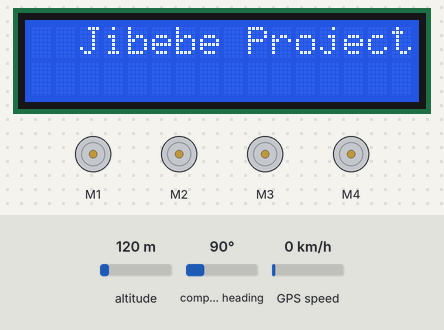
A sketch run on a simulated Arduino Mega 2560, built with avr-gcc and run on an emulated ATmega2560. Parts: 16×2 character LCD, 4 × DC motor (green arrow = forward, orange = backward, longer = faster). Inputs (shaded band) come from the test bench; at power-on: compass heading 90°, altitude 120 m, GPS speed 0 km/h. The GPS gets a fix after 3 s at 37.7749, -122.4194 with 8 satellites; what the sketch prints to the serial monitor is not drawn.

Above: at 0.1 s.
At 7.4 s:
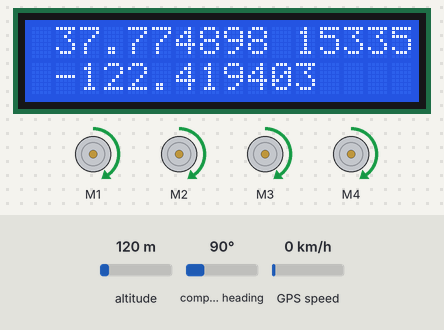
7.5 s: compass heading set to 180°
At 8.13 s:
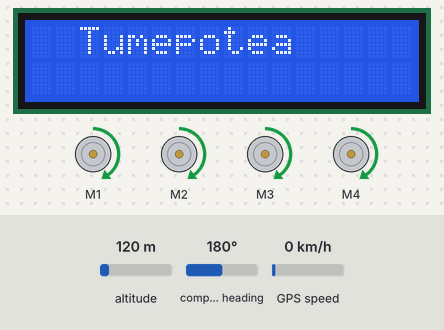
Timing chart, 0 to 10.5 s (numbered marks = the images above; inputs shaded):
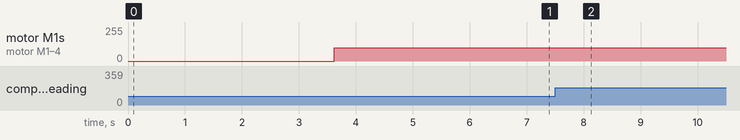

The sketch:

Geofencing_code.ino
```cpp
#include <AFMotor.h>
#include <SoftwareSerial.h>
#include <TinyGPS.h>
#include <math.h>
#include <LiquidCrystal_I2C.h>

#define GPS_RX_PIN 8
#define GPS_TX_PIN 9
SoftwareSerial gpsSerial(GPS_RX_PIN, GPS_TX_PIN);
TinyGPS gps;
LiquidCrystal_I2C lcd = LiquidCrystal_I2C(0x27, 16, 2);

#define LATITUDE 0.0888 // Enter the latitude of the geofence boundary
#define LONGITUDE 37.6544 // Enter the longitude of the geofence boundary
#define RADIUS 100 // Enter the radius of the geofence boundary in meters


AF_DCMotor motor1(1);
AF_DCMotor motor2(2);
AF_DCMotor motor3(3);
AF_DCMotor motor4(4);

// Define the GPS coordinates of the starting point
const float startLat = 0.08886;
const float startLng = 37.65450;

// Define the maximum distance from the starting point (in meters)
const float maxDistance = 15;
float flat, flon;
    unsigned long age;
     bool newData = false;
  unsigned long chars;
  unsigned short sentences, failed;
void setup() {
  Serial.begin(9600);
  Serial2.begin(9600);
  // gpsSerial.begin(9600);
  lcd.init();
  lcd.clear();
  lcd.backlight();
  lcd.setCursor(2, 0)  ;
  lcd.print("Jibebe Project");
  delay(1500);
}

void loop() {
  while (Serial2.available() > 0) {
    if (gps.encode(Serial2.read())) {
       float lat, lng;
      unsigned long fix_age;
      gps.f_get_position(&lat, &lng, &fix_age);
      float distance = calculateDistance(startLat, startLng, lat, lng);


      if (distance > RADIUS) {
        // Out of geofence boundary
         lcd.clear();
      lcd.backlight();
      lcd.setCursor(2,0);
      lcd.println("Tumepotea");
        Serial.println("Out of boundary");
        forward();
        // Add code to stop the truck or sound an alarm here
      } else {// Inside geofence boundary
      lcd.clear();
      lcd.backlight();
      lcd.setCursor(2,0);
      lcd.println("Tumefika");
      Serial.println("Inside boundary");
      stop();
        // Add code to continue the truck route here
      }
      lcd.init();
      lcd.clear();
      lcd.backlight();
      lcd.setCursor(1,0);
      gps.f_get_position(&flat, &flon, &age);
      lcd.setCursor(1, 0);
      lcd.print(flat == TinyGPS::GPS_INVALID_F_ANGLE ? 0.0 : flat, 6);
      lcd.print(" ");
      lcd.print(distance);
      lcd.print(" M");
      lcd.setCursor(1,1);
      lcd.print(flon == TinyGPS::GPS_INVALID_F_ANGLE ? 0.0 : flon, 6);
      delay(300);

    gps.f_get_position(&flat, &flon, &age);
    Serial.print(" LAT  ");
    Serial.print("   LON  ");
    Serial.print("        Distance from starting point ");

    Serial.println();
    Serial.print(flat == TinyGPS::GPS_INVALID_F_ANGLE ? 0.0 : flat, 6);
    Serial.print("  ");
    Serial.print(flon == TinyGPS::GPS_INVALID_F_ANGLE ? 0.0 : flon, 6);
    Serial.print("   ");
    Serial.print(distance);
    Serial.print(" meters");
    Serial.println();
    Serial.println();
    }
  }
}
  float calculateDistance(float lat1, float lng1, float lat2, float lng2) {
  const float R = 6371000; // Earth's radius in meters
  float dLat = (lat2 - lat1) * M_PI / 180;
  float dLng = (lng2 - lng1) * M_PI / 180;
  float a = sin(dLat/2) * sin(dLat/2) + cos(lat1 * M_PI / 180) * cos(lat2 * M_PI / 180) * sin(dLng/2) * sin(dLng/2);
  float c = 2 * atan2(sqrt(a), sqrt(1-a));
  return R * c;
}


void forward() {
  motor1.setSpeed(100);  //Define maximum velocity
  motor1.run(FORWARD);   //rotate the motor clockwise
  motor2.setSpeed(100);  //Define maximum velocity
  motor2.run(FORWARD);   //rotate the motor clockwise
  motor3.setSpeed(100);  //Define maximum velocity
  motor3.run(FORWARD);   //rotate the motor clockwise
  motor4.setSpeed(100);  //Define maximum velocity
  motor4.run(FORWARD);   //rotate the motor clockwise
}
void forwardleft() {
  motor1.setSpeed(100);  //Define maximum velocity
  motor1.run(FORWARD);   //rotate the motor clockwise
  motor2.setSpeed(170);  //Define maximum velocity
  motor2.run(BACKWARD);  //rotate the motor clockwise
  motor3.setSpeed(100);  //Define maximum velocity
  motor3.run(FORWARD);   //rotate the motor clockwise
  motor4.setSpeed(100);  //Define maximum velocity
  motor4.run(FORWARD);   //rotate the motor clockwise
}
void forwardright() {
  motor1.setSpeed(170);  //Define maximum velocity
  motor1.run(BACKWARD);  //rotate the motor clockwise
  motor2.setSpeed(100);  //Define maximum velocity
  motor2.run(FORWARD);   //rotate the motor clockwise
  motor3.setSpeed(100);  //Define maximum velocity
  motor3.run(FORWARD);   //rotate the motor clockwise
  motor4.setSpeed(100);  //Define maximum velocity
  motor4.run(FORWARD);   //rotate the motor clockwise
}
void back() {
  motor1.setSpeed(100);
  motor1.run(BACKWARD);  //rotate the motor counterclockwise
  motor2.setSpeed(100);
  motor2.run(BACKWARD);  //rotate the motor counterclockwise

  motor3.setSpeed(100);
  motor3.run(BACKWARD);  //rotate the motor counterclockwise
  motor4.setSpeed(100);
  motor4.run(BACKWARD);  //rotate the motor counterclockwise
}
void backright() {
  motor1.setSpeed(170);
  motor1.run(FORWARD);  //rotate the motor counterclockwise
  motor2.setSpeed(100);
  motor2.run(BACKWARD);  //rotate the motor counterclockwise

  motor3.setSpeed(100);
  motor3.run(BACKWARD);  //rotate the motor counterclockwise
  motor4.setSpeed(100);
  motor4.run(BACKWARD);  //rotate the motor counterclockwise
}
void backleft() {
  motor1.setSpeed(100);
  motor1.run(BACKWARD);  //rotate the motor counterclockwise
  motor2.setSpeed(170);
  motor2.run(FORWARD);  //rotate the motor counterclockwise

  motor3.setSpeed(100);
  motor3.run(BACKWARD);  //rotate the motor counterclockwise
  motor4.setSpeed(100);
  motor4.run(BACKWARD);  //rotate the motor counterclockwise
}
void left() {
  motor1.setSpeed(170);  //Define maximum velocity
  motor1.run(FORWARD);   //rotate the motor clockwise
  motor2.setSpeed(170);  //Define maximum velocity
  motor2.run(BACKWARD);  //rotate the motor counterclockwise

  motor3.setSpeed(170);  //Define maximum velocity
  motor3.run(FORWARD);   //rotate the motor clockwise
  motor4.setSpeed(170);  //Define maximum velocity
  motor4.run(BACKWARD);  //rotate the motor counterclockwise
}

void right() {
  motor1.setSpeed(170);  //Define maximum velocity
  motor1.run(BACKWARD);  //rotate the motor counterclockwise
  motor2.setSpeed(170);  //Define maximum velocity
  motor2.run(FORWARD);   //rotate the motor clockwise

  motor3.setSpeed(170);  //Define maximum velocity
  motor3.run(BACKWARD);  //turn motor1 off
  motor4.setSpeed(170);  //Define maximum velocity
  motor4.run(FORWARD);   //rotate the motor clockwise
}

void stop() {
  motor1.setSpeed(0);
  motor2.run(RELEASE);  //turn motor1 off
  motor2.setSpeed(0);
  motor2.run(RELEASE);  //turn motor2 off

  motor3.setSpeed(0);
  motor3.run(RELEASE);  //turn motor3 off
  motor4.setSpeed(0);
  motor4.run(RELEASE);  //turn motor4 off
}
```
